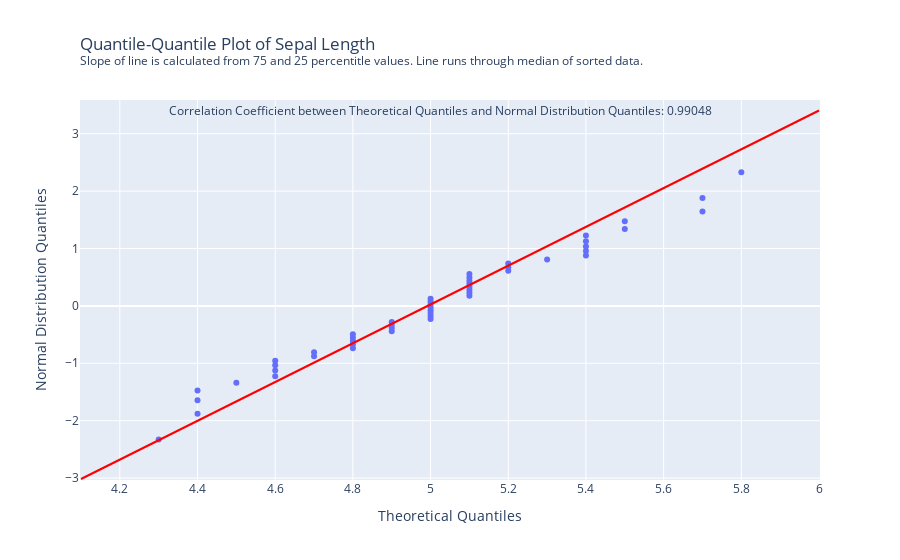
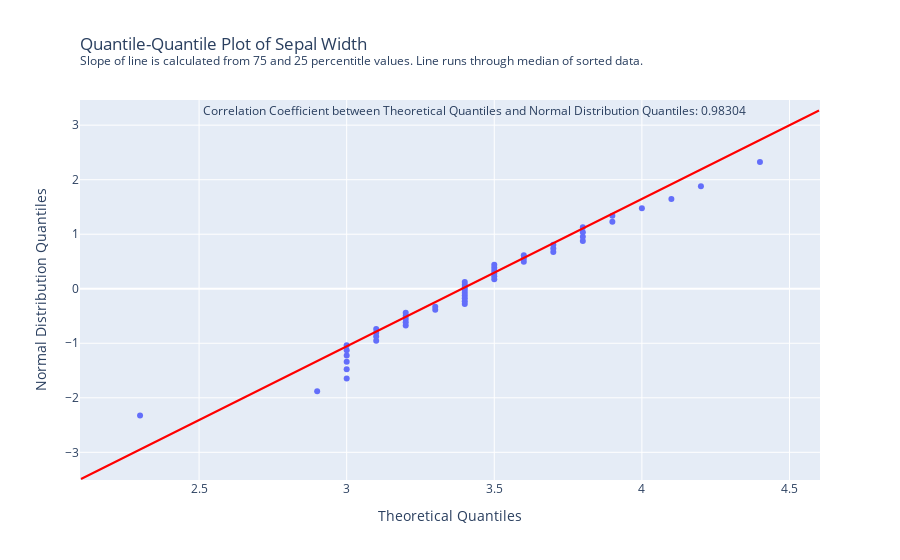
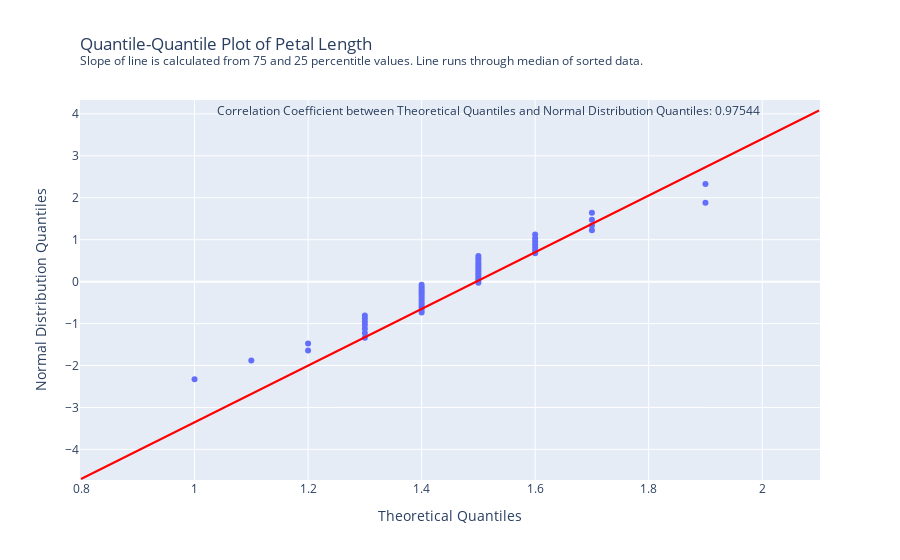
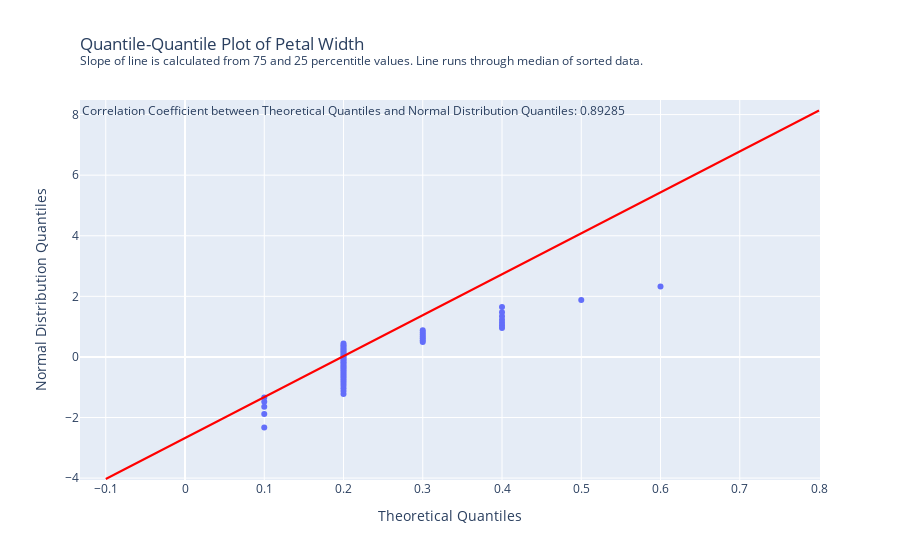

The cell these charts' notebook holds for them, in order:
### Code cell
param_titles = {
    "Sepal Length": "sepal length (cm)",
    "Sepal Width": "sepal width (cm)",
    "Petal Length": "petal length (cm)",
    "Petal Width": "petal width (cm)"
}

for why_did_i_master_in_math in param_titles.keys():
    QQ_Plot(iris50[param_titles[why_did_i_master_in_math]], why_did_i_master_in_math)
fig, cv = Chi_Squared_Test(iris50_array, "first 50 iris data entries")
fig

### Figure 1 — Plotly figure (JSON) as saved in the notebook; plotly's stock layout.template omitted (floating-point values rounded to 4 significant figures)
{"data": [{"mode": "markers", "type": "scatter", "x": [4.3, 4.4, 4.4, 4.4, 4.5, 4.6, 4.6, 4.6, 4.6, 4.7, 4.7, 4.8, 4.8, 4.8, 4.8, 4.8, 4.9, 4.9, 4.9, 4.9, 5, 5, 5, 5, 5, 5, 5, 5, 5.1, 5.1, 5.1, 5.1, 5.1, 5.1, 5.1, 5.1, 5.2, 5.2, 5.2, 5.3, 5.4, 5.4, 5.4, 5.4, 5.4, 5.5, 5.5, 5.7, 5.7, 5.8], "y": [-2.326, -1.881, -1.645, -1.476, -1.341, -1.227, -1.126, -1.036, -0.9542, -0.8779, -0.8064, -0.7388, -0.6745, -0.6128, -0.5534, -0.4959, -0.4399, -0.3853, -0.3319, -0.2793, -0.2275, -0.1764, -0.1257, -0.07527, -0.02507, 0.02507, 0.07527, 0.1257, 0.1764, 0.2275, 0.2793, 0.3319, 0.3853, 0.4399, 0.4959, 0.5534, 0.6128, 0.6745, 0.7388, 0.8064, 0.8779, 0.9542, 1.036, 1.126, 1.227, 1.341, 1.476, 1.645, 1.881, 2.326]}], "layout": {"annotations": [{"showarrow": false, "text": "Correlation Coefficient between Theoretical Quantiles and Normal Distribution Quantiles: 0.99048", "x": 5, "xshift": 10, "y": 3.404}], "shapes": [{"line": {"color": "Red"}, "type": "line", "x0": 4.1, "x1": 6, "xref": "x", "y0": -3.016, "y1": 3.404, "yref": "y"}], "title": {"text": "Quantile-Quantile Plot of Sepal Length<br><sup>Slope of line is calculated from 75 and 25 percentitle values. Line runs through median of sorted data.", "x": 0, "xref": "paper"}, "xaxis": {"title": {"text": "Theoretical Quantiles"}}, "yaxis": {"title": {"text": "Normal Distribution Quantiles"}}}}

### Figure 2 — Plotly figure (JSON) as saved in the notebook; plotly's stock layout.template omitted (floating-point values rounded to 4 significant figures)
{"data": [{"mode": "markers", "type": "scatter", "x": [2.3, 2.9, 3, 3, 3, 3, 3, 3, 3.1, 3.1, 3.1, 3.1, 3.2, 3.2, 3.2, 3.2, 3.2, 3.3, 3.3, 3.4, 3.4, 3.4, 3.4, 3.4, 3.4, 3.4, 3.4, 3.4, 3.5, 3.5, 3.5, 3.5, 3.5, 3.5, 3.6, 3.6, 3.6, 3.7, 3.7, 3.7, 3.8, 3.8, 3.8, 3.8, 3.9, 3.9, 4, 4.1, 4.2, 4.4], "y": [-2.326, -1.881, -1.645, -1.476, -1.341, -1.227, -1.126, -1.036, -0.9542, -0.8779, -0.8064, -0.7388, -0.6745, -0.6128, -0.5534, -0.4959, -0.4399, -0.3853, -0.3319, -0.2793, -0.2275, -0.1764, -0.1257, -0.07527, -0.02507, 0.02507, 0.07527, 0.1257, 0.1764, 0.2275, 0.2793, 0.3319, 0.3853, 0.4399, 0.4959, 0.5534, 0.6128, 0.6745, 0.7388, 0.8064, 0.8779, 0.9542, 1.036, 1.126, 1.227, 1.341, 1.476, 1.645, 1.881, 2.326]}], "layout": {"annotations": [{"showarrow": false, "text": "Correlation Coefficient between Theoretical Quantiles and Normal Distribution Quantiles: 0.98304", "x": 3.4, "xshift": 10, "y": 3.269}], "shapes": [{"line": {"color": "Red"}, "type": "line", "x0": 2.1, "x1": 4.6, "xref": "x", "y0": -3.489, "y1": 3.269, "yref": "y"}], "title": {"text": "Quantile-Quantile Plot of Sepal Width<br><sup>Slope of line is calculated from 75 and 25 percentitle values. Line runs through median of sorted data.", "x": 0, "xref": "paper"}, "xaxis": {"title": {"text": "Theoretical Quantiles"}}, "yaxis": {"title": {"text": "Normal Distribution Quantiles"}}}}

### Figure 3 — Plotly figure (JSON) as saved in the notebook; plotly's stock layout.template omitted (floating-point values rounded to 4 significant figures)
{"data": [{"mode": "markers", "type": "scatter", "x": [1, 1.1, 1.2, 1.2, 1.3, 1.3, 1.3, 1.3, 1.3, 1.3, 1.3, 1.4, 1.4, 1.4, 1.4, 1.4, 1.4, 1.4, 1.4, 1.4, 1.4, 1.4, 1.4, 1.4, 1.5, 1.5, 1.5, 1.5, 1.5, 1.5, 1.5, 1.5, 1.5, 1.5, 1.5, 1.5, 1.5, 1.6, 1.6, 1.6, 1.6, 1.6, 1.6, 1.6, 1.7, 1.7, 1.7, 1.7, 1.9, 1.9], "y": [-2.326, -1.881, -1.645, -1.476, -1.341, -1.227, -1.126, -1.036, -0.9542, -0.8779, -0.8064, -0.7388, -0.6745, -0.6128, -0.5534, -0.4959, -0.4399, -0.3853, -0.3319, -0.2793, -0.2275, -0.1764, -0.1257, -0.07527, -0.02507, 0.02507, 0.07527, 0.1257, 0.1764, 0.2275, 0.2793, 0.3319, 0.3853, 0.4399, 0.4959, 0.5534, 0.6128, 0.6745, 0.7388, 0.8064, 0.8779, 0.9542, 1.036, 1.126, 1.227, 1.341, 1.476, 1.645, 1.881, 2.326]}], "layout": {"annotations": [{"showarrow": false, "text": "Correlation Coefficient between Theoretical Quantiles and Normal Distribution Quantiles: 0.97544", "x": 1.5, "xshift": 10, "y": 4.08}], "shapes": [{"line": {"color": "Red"}, "type": "line", "x0": 0.8, "x1": 2.1, "xref": "x", "y0": -4.706, "y1": 4.08, "yref": "y"}], "title": {"text": "Quantile-Quantile Plot of Petal Length<br><sup>Slope of line is calculated from 75 and 25 percentitle values. Line runs through median of sorted data.", "x": 0, "xref": "paper"}, "xaxis": {"title": {"text": "Theoretical Quantiles"}}, "yaxis": {"title": {"text": "Normal Distribution Quantiles"}}}}

### Figure 4 — Plotly figure (JSON) as saved in the notebook; plotly's stock layout.template omitted (floating-point values rounded to 4 significant figures)
{"data": [{"mode": "markers", "type": "scatter", "x": [0.1, 0.1, 0.1, 0.1, 0.1, 0.2, 0.2, 0.2, 0.2, 0.2, 0.2, 0.2, 0.2, 0.2, 0.2, 0.2, 0.2, 0.2, 0.2, 0.2, 0.2, 0.2, 0.2, 0.2, 0.2, 0.2, 0.2, 0.2, 0.2, 0.2, 0.2, 0.2, 0.2, 0.2, 0.3, 0.3, 0.3, 0.3, 0.3, 0.3, 0.3, 0.4, 0.4, 0.4, 0.4, 0.4, 0.4, 0.4, 0.5, 0.6], "y": [-2.326, -1.881, -1.645, -1.476, -1.341, -1.227, -1.126, -1.036, -0.9542, -0.8779, -0.8064, -0.7388, -0.6745, -0.6128, -0.5534, -0.4959, -0.4399, -0.3853, -0.3319, -0.2793, -0.2275, -0.1764, -0.1257, -0.07527, -0.02507, 0.02507, 0.07527, 0.1257, 0.1764, 0.2275, 0.2793, 0.3319, 0.3853, 0.4399, 0.4959, 0.5534, 0.6128, 0.6745, 0.7388, 0.8064, 0.8779, 0.9542, 1.036, 1.126, 1.227, 1.341, 1.476, 1.645, 1.881, 2.326]}], "layout": {"annotations": [{"showarrow": false, "text": "Correlation Coefficient between Theoretical Quantiles and Normal Distribution Quantiles: 0.89285", "x": 0.2, "xshift": 10, "y": 8.135}], "shapes": [{"line": {"color": "Red"}, "type": "line", "x0": -0.1, "x1": 0.8, "xref": "x", "y0": -4.03, "y1": 8.135, "yref": "y"}], "title": {"text": "Quantile-Quantile Plot of Petal Width<br><sup>Slope of line is calculated from 75 and 25 percentitle values. Line runs through median of sorted data.", "x": 0, "xref": "paper"}, "xaxis": {"title": {"text": "Theoretical Quantiles"}}, "yaxis": {"title": {"text": "Normal Distribution Quantiles"}}}}
